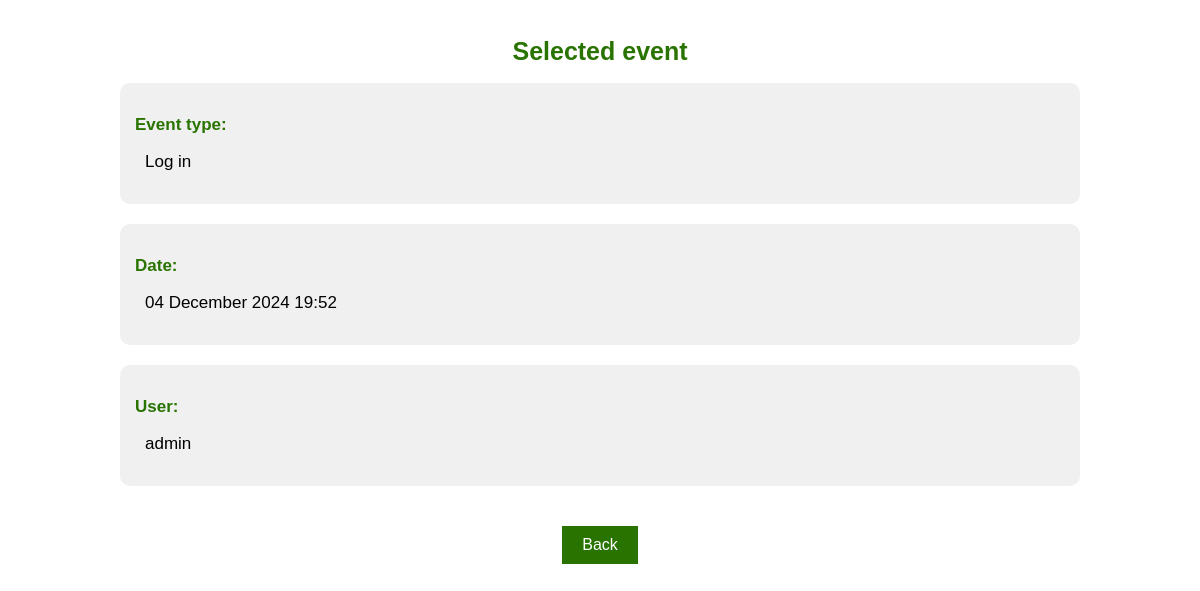
The page /show/event_2 (signed in) on the database as committed earlier.
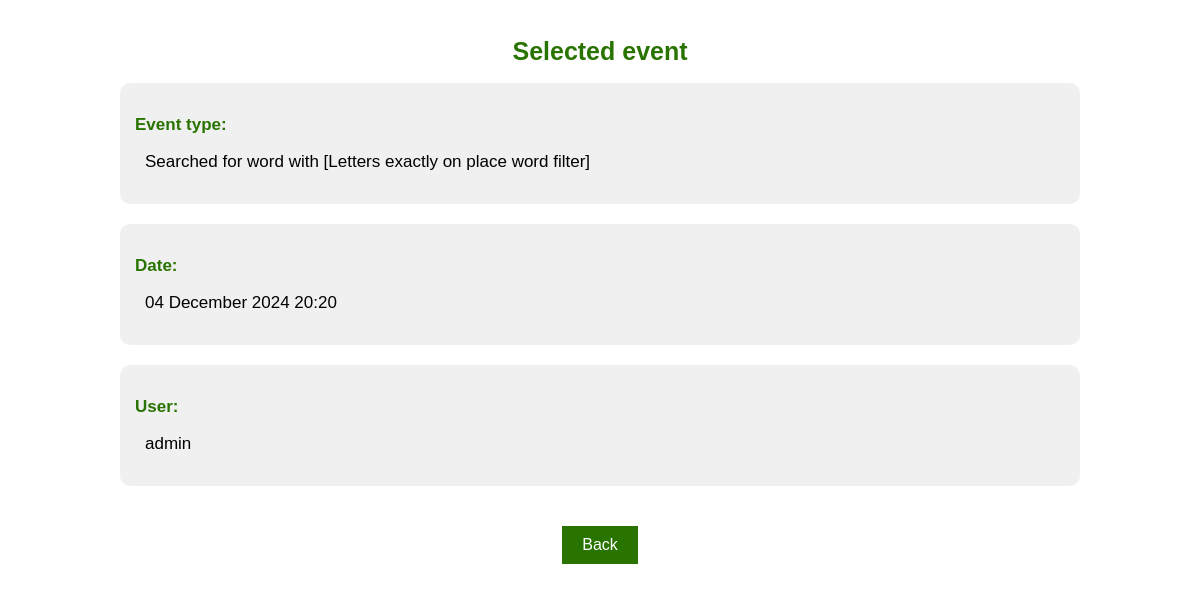
The same page on the database as committed later.
### app.py (models this page shows)
class History(db.Model):
    id = db.Column(db.Integer, primary_key=True)
    date = db.Column(db.DateTime, default=datetime.utcnow)
    action = db.Column(db.String(5000), nullable=False)
    user = db.Column(db.String(50), nullable=False)

### app.py (the view)
@app.route('/show/event_<int:id>')
@login_required
def show_event(id):
    event_to_show = History.query.get_or_404(id)
    return render_template('show_event.html', event=event_to_show)

### app.py (called while the page is built)
@login_manager.user_loader
def load_user(user_id):
    return User.query.get(user_id)

### templates/show_event.html (shortened to what this page needs)
{% extends 'base.html' %}
{% block body %}
<div class="container_column">
    <h1 style="color: #297400; font-size: 25px;">Selected event</h1>
    <div class="info_block">
        <p class="info_label">Event type:</p>
        <p class="info_value">{{event.action}}</p>
    </div>
    <div class="info_block">
        <p class="info_label">Date:</p>
        <p class="info_value">{{event.date.strftime("%d %B %Y %H:%M")}}</p>
    </div>
    <div class="info_block">
        <p class="info_label">User:</p>
        <p class="info_value">{{event.user}}</p>
    </div>
    <div class="button-container">
        <button class="back_button_v2" onclick="window.location='/history'">Back</button>
    </div>
</div>
{% endblock %}

### templates/base.html (shortened to what this page needs)
<!DOCTYPE html>
<html lang="en">
    <head>
        <link rel="stylesheet" href="{{ url_for('static', filename='css/main.css') }}">
    </head>
    <body>
        {% block body %}{% endblock %}
    </body>
</html>

### static/css/main.css (style rules this page uses)
body, html { margin: 0; font-family: sans-serif; background-color: #FFFFFF; }
.container_column { display: flex; flex-direction: column; align-items: center; padding: 20px; margin: auto; max-width: 1000px; width: 90%; box-sizing: border-box; }
.button-container { display: flex; justify-content: center; gap: 20px; width: 100%; margin-top: 20px; }
button { padding: 10px 20px; font-size: 16px; border: none; cursor: pointer; transition: background-color 0.3s; }
button, input[type="submit"] { padding: 15px 40px; font-size: 18px; border: none; cursor: pointer; transition: background-color 0.3s; }
.accept_button, .back_button_v2 { padding: 10px 20px; font-size: 16px; border: none; cursor: pointer; transition: background-color 0.3s; }
.back_button_v2 { background-color: #297400; color: white; }
.info_block { background-color: #f0f0f0; padding: 15px; border-radius: 10px; margin-bottom: 20px; width: 100%; box-sizing: border-box; }
.info_label { color: #297400; font-size: 17px; font-weight: bold; margin-bottom: 5px; }
.info_value { font-size: 17px; margin-left: 10px; }

Rows that differ between the two databases and show on the page:
changed History "admin": action "Log in" → "Searched for word with [Letters exactly on place word filter]"; date "04 December 2024 19:52" → "04 December 2024 20:20"
